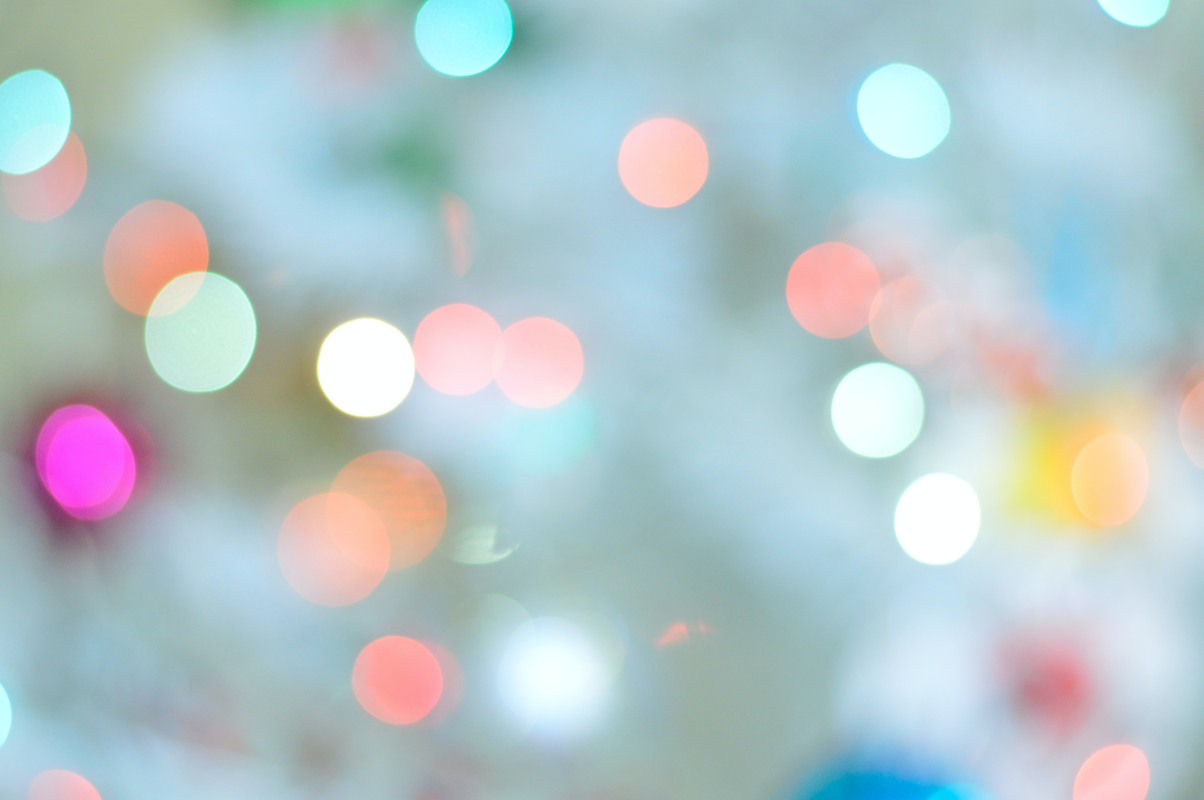
#> input picture src/static/images/ccc.jpg, 6016 x 4000 px (shown at 1/5 size)
$ python resize.py
#> lines starting #> are read from the running program, lines starting #| are printed output that depends on the picture
import cv2

img = cv2.imread('ccc.jpg')
#> img is the input picture: shape (4000, 6016, 3); mean B, G, R 200.9, 197.3, 180

width = 1360
height = 670 #or 670
dimension = (width,height)

resized = cv2.resize(img,dimension,interpolation = cv2.INTER_AREA)
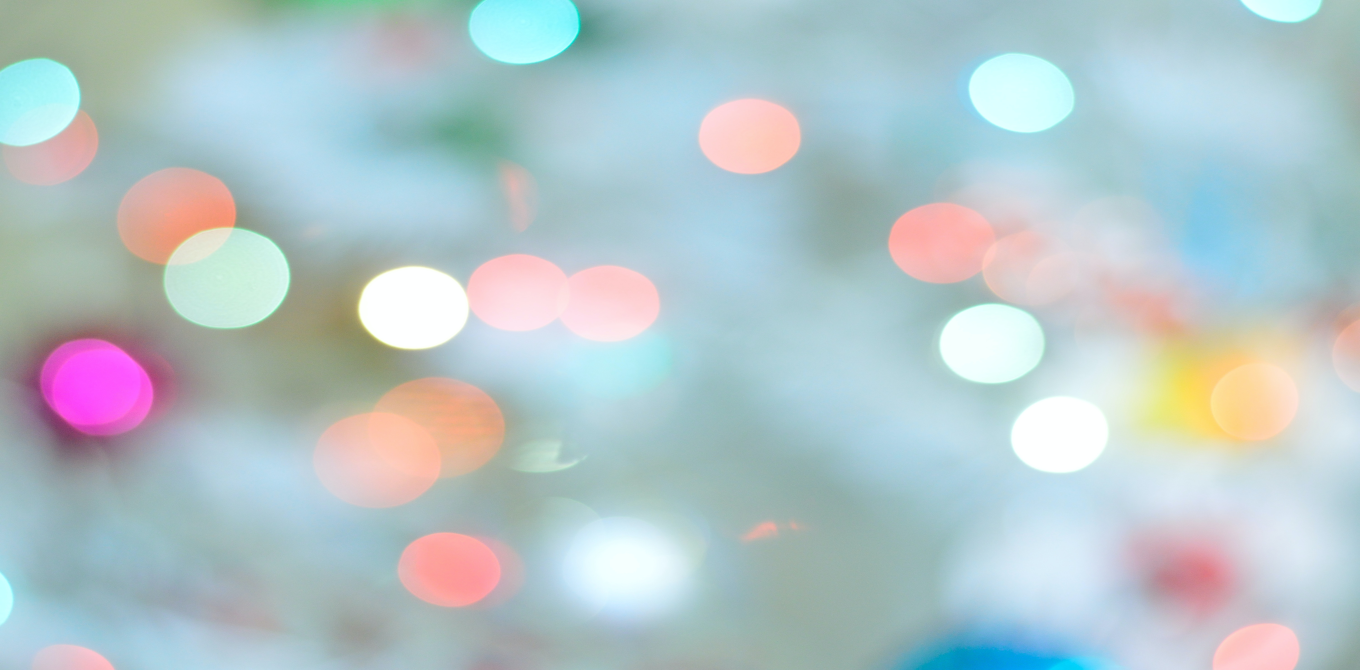
#> resized: shape (670, 1360, 3); mean B, G, R 200.9, 197.3, 180
cv2.imwrite('resized.jpg',resized)

cv2.waitKey(0)
cv2.destroyAllWindows()
